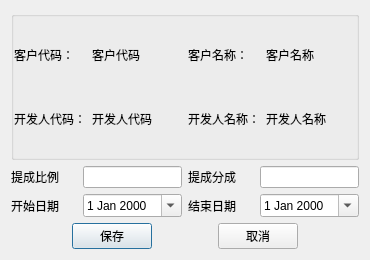
<?xml version="1.0" encoding="UTF-8"?>
<ui version="4.0">
 <class>RcmRelaPop</class>
 <widget class="QDialog" name="RcmRelaPop">
  <property name="geometry">
   <rect>
    <x>0</x>
    <y>0</y>
    <width>370</width>
    <height>260</height>
   </rect>
  </property>
  <property name="windowTitle">
   <string>客户开发关系</string>
  </property>
  <layout class="QVBoxLayout" name="verticalLayout_2">
   <item>
    <layout class="QVBoxLayout" name="verticalLayout">
     <item>
      <widget class="QGroupBox" name="groupBox">
       <property name="title">
        <string/>
       </property>
       <layout class="QGridLayout" name="gridLayout" columnstretch="2,3,2,3">
        <property name="leftMargin">
         <number>0</number>
        </property>
        <property name="rightMargin">
         <number>0</number>
        </property>
        <item row="0" column="0">
         <widget class="QLabel" name="label_3">
          <property name="text">
           <string>客户代码：</string>
          </property>
         </widget>
        </item>
        <item row="0" column="1">
         <widget class="QLabel" name="la_cl_id">
          <property name="text">
           <string>客户代码</string>
          </property>
         </widget>
        </item>
        <item row="0" column="2">
         <widget class="QLabel" name="label_5">
          <property name="text">
           <string>客户名称：</string>
          </property>
         </widget>
        </item>
        <item row="0" column="3">
         <widget class="QLabel" name="la_cl_name">
          <property name="text">
           <string>客户名称</string>
          </property>
         </widget>
        </item>
        <item row="1" column="0">
         <widget class="QLabel" name="label_7">
          <property name="text">
           <string>开发人代码：</string>
          </property>
         </widget>
        </item>
        <item row="1" column="1">
         <widget class="QLabel" name="la_rela_id">
          <property name="text">
           <string>开发人代码</string>
          </property>
         </widget>
        </item>
        <item row="1" column="2">
         <widget class="QLabel" name="label_11">
          <property name="text">
           <string>开发人名称：</string>
          </property>
         </widget>
        </item>
        <item row="1" column="3">
         <widget class="QLabel" name="la_rela_name">
          <property name="text">
           <string>开发人名称</string>
          </property>
         </widget>
        </item>
       </layout>
      </widget>
     </item>
     <item>
      <layout class="QHBoxLayout" name="horizontalLayout_4">
       <item>
        <layout class="QHBoxLayout" name="horizontalLayout" stretch="2,3">
         <item>
          <widget class="QLabel" name="label_2">
           <property name="text">
            <string>提成比例</string>
           </property>
          </widget>
         </item>
         <item>
          <widget class="QLineEdit" name="le_ratio"/>
         </item>
        </layout>
       </item>
       <item>
        <layout class="QHBoxLayout" name="horizontalLayout_2" stretch="2,3">
         <item>
          <widget class="QLabel" name="label">
           <property name="text">
            <string>提成分成</string>
           </property>
          </widget>
         </item>
         <item>
          <widget class="QLineEdit" name="le_divide"/>
         </item>
        </layout>
       </item>
      </layout>
     </item>
     <item>
      <layout class="QHBoxLayout" name="horizontalLayout_5">
       <item>
        <layout class="QHBoxLayout" name="horizontalLayout_8" stretch="2,3">
         <item>
          <widget class="QLabel" name="label_8">
           <property name="text">
            <string>开始日期</string>
           </property>
          </widget>
         </item>
         <item>
          <widget class="QDateEdit" name="de_start">
           <property name="calendarPopup">
            <bool>true</bool>
           </property>
          </widget>
         </item>
        </layout>
       </item>
       <item>
        <layout class="QHBoxLayout" name="horizontalLayout_9" stretch="2,3">
         <item>
          <widget class="QLabel" name="label_9">
           <property name="text">
            <string>结束日期</string>
           </property>
          </widget>
         </item>
         <item>
          <widget class="QDateEdit" name="de_end">
           <property name="calendarPopup">
            <bool>true</bool>
           </property>
          </widget>
         </item>
        </layout>
       </item>
      </layout>
     </item>
     <item>
      <layout class="QHBoxLayout" name="horizontalLayout_3">
       <item>
        <spacer name="horizontalSpacer_3">
         <property name="orientation">
          <enum>Qt::Horizontal</enum>
         </property>
         <property name="sizeHint" stdset="0">
          <size>
           <width>40</width>
           <height>20</height>
          </size>
         </property>
        </spacer>
       </item>
       <item>
        <widget class="QPushButton" name="save_btn">
         <property name="text">
          <string>保存</string>
         </property>
        </widget>
       </item>
       <item>
        <spacer name="horizontalSpacer_2">
         <property name="orientation">
          <enum>Qt::Horizontal</enum>
         </property>
         <property name="sizeHint" stdset="0">
          <size>
           <width>40</width>
           <height>20</height>
          </size>
         </property>
        </spacer>
       </item>
       <item>
        <widget class="QPushButton" name="cancle_btn">
         <property name="text">
          <string>取消</string>
         </property>
        </widget>
       </item>
       <item>
        <spacer name="horizontalSpacer">
         <property name="orientation">
          <enum>Qt::Horizontal</enum>
         </property>
         <property name="sizeHint" stdset="0">
          <size>
           <width>40</width>
           <height>20</height>
          </size>
         </property>
        </spacer>
       </item>
      </layout>
     </item>
    </layout>
   </item>
  </layout>
 </widget>
 <resources/>
 <connections/>
</ui>
